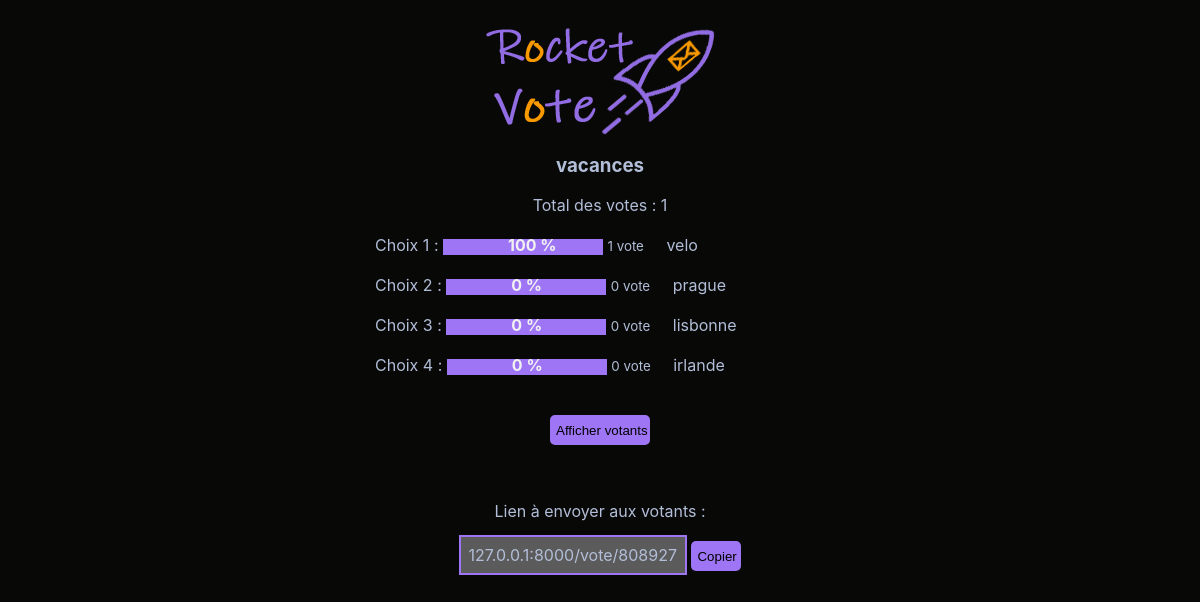
Page /votefinish/808927 on the committed database.
### votes/models.py (models this page shows, shortened)
class Vote(models.Model):
    title = models.CharField(max_length=50)
    result = models.CharField(max_length=20, null=True, blank=True)
    nb_choice = models.IntegerField(null=True, blank=True)
    nb_all_vote = models.IntegerField(default=0, null=True, blank=True)
    """date_created = models.DateTimeField(auto_now_add=True)"""
    """date_end = models.DateTimeField()"""
    """creator = models.ForeignKey(
        to=settings.AUTH_USER_MODEL, on_delete=models.CASCADE)"""
    """voter = models.ForeignKey(
        to=Voter, on_delete=models.CASCADE)"""

class Choice(models.Model):
    description = models.CharField(max_length=30, null=True, blank=True)
    nb_vote = models.IntegerField(default=0)
    percent_vote = models.IntegerField(default=0, null=True, blank=True)
    num_id_choice = models.IntegerField(null=True, blank=True)
    voters_names = models.CharField(default="", max_length=120)
    vote = models.ForeignKey(
        to=Vote, on_delete=models.CASCADE,
        null=True, blank=True
        )

### votes/views.py (the view)
# urls.py: path('votefinish/<int:id_vote>', views.votefinish, name="votefinish"),
def votefinish(request, id_vote):
    if request.method == "GET":
        my_vote = Vote.objects.get(pk=id_vote)
        choices = Choice.objects.filter(vote=id_vote)
        return render(request, 'votefinish.html', locals())

### votes/templates/votefinish.html (shortened to what this page needs)
{% extends 'main.html' %}
{% block content %}
{% load static %}
    <h3>{{ my_vote.title }}</h3>
    Total des votes : {{ my_vote.nb_all_vote }}<br><br>
    <div id="result">
        {% for choice in choices %}
        Choix {{ forloop.counter }} :
        <span id="percent"><b>{% widthratio choice.percent_vote my_vote.nb_all_vote 1 %} %</b></span>
            <progress id="file" max="100" value="{% widthratio choice.percent_vote my_vote.nb_all_vote 1 %}">
            </progress>
            {%  if choice.nb_vote == 1 or choice.nb_vote == 0 %}
                <small>{{choice.nb_vote}} vote</small>
            {% endif %}
            &nbsp; &nbsp; {{ choice.description }}<br><br>
        {% endfor %}
        <br>
    </div>
    <div id = center-block>
        <input type="button" value="Afficher votants" id="show_detail" class="button-next">
    </div>
    <br>
    <br>
    <p>
        Lien à envoyer aux votants : <br><br><span id="tocopy">127.0.0.1:8000/vote/{{ id_vote }}</span>
        <input type="button" value="Copier" class="js-copy" data-target="#tocopy">
     </p>
{% endblock %}

### votes/templates/main.html (shortened to what this page needs)
<html>
<head>
    {% load static %}
    <link rel="stylesheet" href="{% static 'css/style.css' %}">
</head>
<body>
    <div id="header">
        <br>
        <img class="fit-picture" src="{% static 'img/logo.png' %}"
        alt="Logo rocket vote">
    </div>
    <div id="bloc_page">
    {% block content %}
    {% endblock %}
    </div>
</body>
</html>

### votes/static/css/style.css (style rules this page uses)
body { background: rgb(8, 8, 7); }
#bloc_page { font-family: -apple-system, BlinkMacSystemFont, 'Segoe UI', Roboto, 'Open Sans', sans-serif; color: rgb(178, 190, 216); width: 480px; margin: auto; text-align: center; }
#header { font-family: -apple-system, BlinkMacSystemFont, 'Segoe UI', Roboto, 'Open Sans', sans-serif; width: 480px; margin: auto; color: rgb(157, 117, 245); text-align: center; }
progress { background-color: rgb(108, 103, 119); color:rgb(157, 117, 245); border-radius: 2px; box-shadow: 0 2px 5px rgba(30, 29, 31, 0.87) inset; }
progress[value] { color: rgb(157, 117, 245); }
#percent { position: absolute; padding-left: 65px; color: rgb(241, 241, 241); }
.button-next { width: 100px; height: 30px; border-radius: 5px; background-color: rgb(157, 117, 245); border: none; cursor: pointer; }
.js-copy { width: 50px; height: 30px; border-radius: 5px; background-color: rgb(157, 117, 245); border: none; }
p span { border: 2px solid rgb(157, 117, 245); padding: 0.5rem; background: rgb(92, 91, 91); }
#result { width: 450px; margin: auto; text-align: left; }
#center-block { margin: auto; width: 100px; }

### rows in the picture
Vote: title "vacances", nb_all_vote "1"
Choice: percent_vote.nb_all_vote "100", nb_vote "1", description "velo"
Choice: percent_vote.nb_all_vote "0", nb_vote "0", description "prague"
Choice: percent_vote.nb_all_vote "0", nb_vote "0", description "lisbonne"
Choice: percent_vote.nb_all_vote "0", nb_vote "0", description "irlande"

### other values in the picture
{{ id_vote }} "808927"
